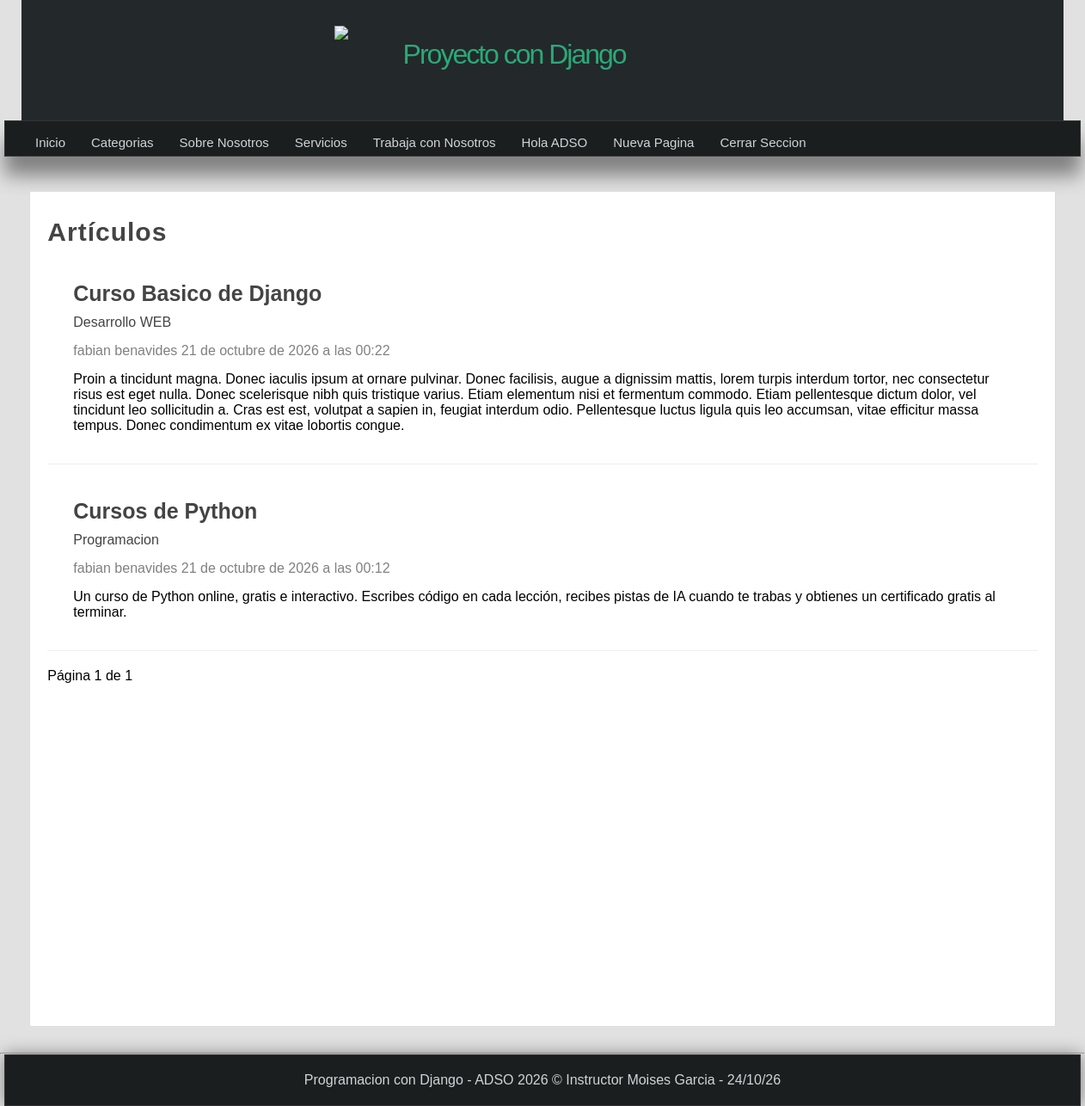
/articulos/ (signed in), run on an earlier commit of the app's database.
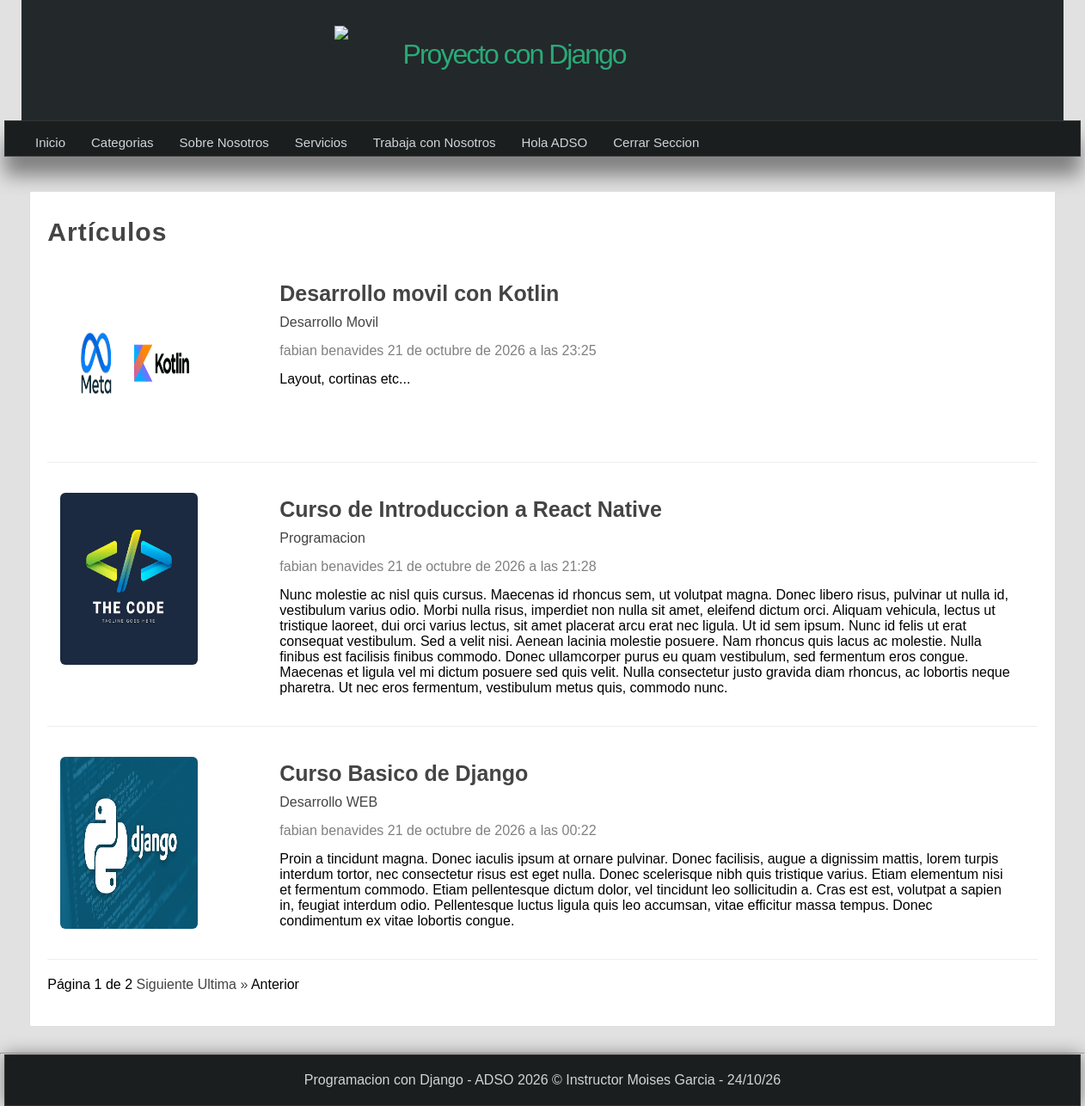
And on a later commit of the database.
### pages/models.py (models this page shows, shortened)
class Page(models.Model): # Heredamos de models
    title = models.CharField(max_length=50, verbose_name="Título")
    content = RichTextField(verbose_name="Contenido")
    slug = models.CharField(unique=True, max_length=150, verbose_name="URL amigable") # url que va tener la pagina
    visible = models.BooleanField(verbose_name="¿Visible?")
    order = models.IntegerField(default=0, verbose_name="Orden")
    created_at = models.DateTimeField(auto_now_add=True, verbose_name="Creación:")
    updated_at = models.DateTimeField(auto_now_add=True, verbose_name="Actualización:")
    class Meta:
        verbose_name = "Página"
        verbose_name_plural = "Páginas"

### blog/models.py (models this page shows, shortened)
class Article(models.Model):
    title = models.CharField(max_length=150, verbose_name='Titulo')
    content = RichTextField(verbose_name='Contenido')
    image = models.ImageField(default='null', verbose_name='Imagen', upload_to="articles")
    public = models.BooleanField(verbose_name='¿Publicado?')
    user = models.ForeignKey(User, verbose_name='Usuario', on_delete=models.CASCADE)
    categories = models.ManyToManyField(Category, verbose_name='Categorias', blank=True, related_name="articles")
    created_at = models.DateTimeField(auto_now_add=True, verbose_name='Creado el')
    update_at = models.DateTimeField(auto_now=True, verbose_name='Editado el')
    class Meta:
        verbose_name = 'Articulo'
        verbose_name_plural = 'Articulos'
        ordering = [ '-created_at']

class Category(models.Model):
    name = models.CharField(max_length=100, verbose_name='Nombre')
    description = models.CharField(max_length=255, verbose_name='Descripción')
    created_at = models.DateTimeField(auto_now_add=True, verbose_name='Creado el')
    class Meta:
        verbose_name = 'Categoria'
        verbose_name_plural = 'Categorias'
        ordering = ['-created_at']

### blog/views.py (the view)
# urls.py: path('articulos/', views.list, name="list_articles"),
@login_required(login_url="login")
def list(request):
    articles = Article.objects.all()
    paginator = Paginator(articles, 3)
    page = request.GET.get('page')
    page_articles = paginator.get_page(page)
    return render(request, 'articles/list.html', {
        'title': 'Artículos',
        'articles': page_articles
    })

### blog/processor.py (called while the page is built)
def get_categories(request):
    categories_in_use = Article.objects.filter(public=True).values_list('categories', flat=True)
    categories = Category.objects.filter(id__in=categories_in_use).values_list('id', 'name')
    return {
        'categories': categories,
        'ids' : categories_in_use
    }

### pages/context_processors.py (called while the page is built)
def get_pages(request):
    pages = Page.objects.filter(visible=True).order_by('order').values_list('id', 'title', 'slug')
    return {
        'pages': pages
    }

### blog/templates/articles/list.html (shortened to what this page needs)
{% extends 'layouts/layout.html' %}
{% block content %}
    <h1 class="title">{{title}}</h1>
    {% include 'articles/articles.html' %}
    {% include 'articles/pagination.html' %}
{% endblock %}

### mainapp/templates/layouts/layout.html (shortened to what this page needs)
{% load static %}
<!DOCTYPE html>
<html lang="es">
<head>
     {% load static %}
    <link rel="stylesheet" type="text/css" href="{% static 'css/styles.css'%}"/>
</head>
<body>
    <header>
        <div id="logotipo">
            <img src="{% static 'images/django.png' %}"/>
        <h1>Proyecto con  Django</h1>
        </div>
    </header>
    <nav>
        <ul>
            <li>
                <a href= "{% url 'index' %}">Inicio</a>
            </li>
            {% if user.email %}
                <li>
                    <a href= "{% url 'list_articles' %}">Categorias</a>
              </li>
                {% for page in pages %}
                <li>
                    <a href="{% url 'page' page.2 %}">{{page.1}}</a>
                </li>
                {% endfor %}
                  <li>
                    <a href= "{% url 'logout' %}">Cerrar Seccion</a>
                </li>
            {% endif %}
       </ul>
    </nav>
    <div id="content">
        <div class="box">
            {% block content %}{% endblock %}
        </div>
    </div>
    <hr>
    <footer>
       Programacion con Django - ADSO 2026 &copy; Instructor Moises Garcia - {% now "d/m/y" %}
    </footer>
</body>
</html>

### blog/templates/articles/articles.html (shortened to what this page needs)
 {% for article in articles %}
        <article class="article-item">
            {% if article.image != 'null' and article.image.url|length >= 1 %}
                <div class="image">
                    <img src="{{article.image.url}}"/>
                </div>
            {% endif %}
            <div class="data">
                <h2>
                    <a href= "{% url 'article' article.id%}">
                        {{article.title}}
                    </a>
                </h2>
                <p>
                    {% for category in article.categories.all  %}
                        <a href="{% url 'category' category.id %}"> {{category.name}} </a>
                    {% endfor %}
                </p>
                <span class="date">
                    {{article.user.first_name}} {{article.user.last_name}}
                    {{article.created_at}}
                </span>
                <p>
                    {{article.content|safe}}
                </p>
            </div>
        </article>
    {% endfor %}

### blog/templates/articles/pagination.html (shortened to what this page needs)
<div class="pagination">
    <span class="atual">
        Página {{articles.number}} de {{articles.paginator.num_pages}}
    </span>
     {% if articles.has_next %}
        <a href="?page={{ articles.next_page_number}}">
            Siguiente
        </a>
        <a href="?page={{ articles.paginator.num_pages }}">Ultima &raquo</a>
            Anterior
    {% endif %}
</div>

### mainapp/static/css/styles.css (style rules this page uses)
* { margin: 0px; padding:0%; font-family:Arial, Helvetica, sans-serif; text-decoration: none; }
p, h2, h3, ul { margin-top: 5px; margin-bottom: 5px; }
ul,ol { margin-left: 20px; margin-bottom: 10px; }
body { background-color: #E1E1E1; }
header { width: 1212px; height: 140px; background-color: #23282B; margin: 0px auto; }
#logotipo { width: 40%; height: 130px; margin: 0px auto; padding-top: 10px; }
#logotipo img { display: block; width: 60px; float: left; margin-top: 20px; }
#logotipo h1 { display: block; float: left; margin-top: 35px; margin-left: 20px; letter-spacing: -2px; font-weight: lighter; color: #2ba977; }
nav { width: 1250px; height: 40px; background-color: #1b1e1f; border: 1px solid #333; margin: 0px auto; box-shadow: 0px 22px 22px gray; font-size: 15px; }
nav ul { list-style: none; text-decoration: 40px; }
nav > ul > li { line-height: 40px; float: left; }
nav > ul > li > a { display: block; padding-left: 15px; padding-right: 15px; color: #d1d4d6; }
#content { width: 1212px; min-height: 930px; margin: 0px auto; margin-bottom: 30px; margin-top: 40px; }
.box { background:white; min-height: 930px; width: 95%; padding: 20px; border:1px solid #ddd; border-radius: 2px; margin: 0px auto; }
.box .image { width: 45%; float: left; margin-right: 40px; }
.box .image img { width: 80%; }
.box a { transition: all 300ms; color: #444; }
.title { color: #444; letter-spacing: 1px; font-size: 30px; margin-bottom: 10px; margin-top: 5px; }
footer { width: 1250px; background-color: #1b1e1f; border: 1px solid #333; color: #d1d4d6; text-align: center; padding-top: 20px; margin: 0px auto; padding-bottom: 20px; box-shadow: 0px 0px 20px gray; }
.date { display: block; margin-top: 15px; margin-bottom: 15px; color: gray; }
.article-item { display: flex; margin-bottom: 20px; margin-top: 20px; padding: 15px; border-bottom: 1px solid #eee; clear: both; }
.article-item .image { flex-shrink: 0; width: 200px; height: 200px; float: left; overflow: hidden; }
.article-item .image img { height: 200px; border-radius: 6px; }
.article-item .data { float: left; padding: 15px; padding-top: 0px; }
.article-item h2 { display: block; font-size: 25px; color: #333333; margin-bottom: 10px; }

What changed in the data, as far as the page shows it:
removed Page: title "Nueva Pagina"
no longer on this page (row edited): Article: title "Cursos de Python", user.first_name "fabian", user.last_name "benavides", created_at "21 de octubre de 2026 a las 00:12", content "Un curso de Python online, gratis e interactivo. Escribes código en cada lección, recibes pistas de IA cuando te trabas y obtienes un certificado gratis al terminar.", Category (name "Programacion")
added Article: image (picture), title "Desarrollo movil con Kotlin", user.first_name "fabian", user.last_name "benavides", created_at "21 de octubre de 2026 a las 23:25", content "Layout, cortinas etc..."
added Category: name "Desarrollo Movil", shown under "Desarrollo movil con Kotlin"
added Article: image (picture), title "Curso de Introduccion a React Native", user.first_name "fabian", user.last_name "benavides", created_at "21 de octubre de 2026 a las 21:28", content "Nunc molestie ac nisl quis cursus. Maecenas id rhoncus sem, ut volutpat magna. Donec libero risus, pulvinar ut nulla id, vestibulum varius odio. Morbi nulla risus, imperdiet non nulla sit amet, eleifend dictum orci. Aliquam vehicula, lectus ut tristique laoreet, dui orci varius lectus, sit amet placerat arcu erat nec ligula. Ut id sem ipsum. Nunc id felis ut erat consequat vestibulum. Sed a velit nisi. Aenean lacinia molestie posuere. Nam rhoncus quis lacus ac molestie. Nulla finibus est facilisis finibus commodo. Donec ullamcorper purus eu quam vestibulum, sed fermentum eros congue. Maecenas et ligula vel mi dictum posuere sed quis velit. Nulla consectetur justo gravida diam rhoncus, ac…", Category (name "Programacion")
changed Article "Curso Basico de Django": image "null" → "articles/django.jpg" (drawn); image: picture added
Also different on the page:
{{ articles.paginator.num_pages }}: "1" → "2"
text now shown: "Siguiente Ultima » Anterior"
